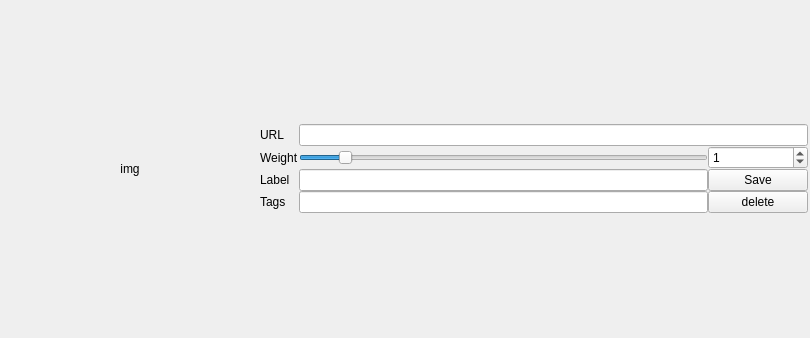
<?xml version="1.0" encoding="UTF-8"?>
<ui version="4.0">
 <class>ImgInput</class>
 <widget class="QWidget" name="ImgInput">
  <property name="geometry">
   <rect>
    <x>0</x>
    <y>0</y>
    <width>810</width>
    <height>338</height>
   </rect>
  </property>
  <property name="windowTitle">
   <string>Form</string>
  </property>
  <layout class="QGridLayout" name="gridLayout_2">
   <property name="leftMargin">
    <number>2</number>
   </property>
   <property name="topMargin">
    <number>2</number>
   </property>
   <property name="rightMargin">
    <number>2</number>
   </property>
   <property name="bottomMargin">
    <number>2</number>
   </property>
   <property name="horizontalSpacing">
    <number>2</number>
   </property>
   <item row="0" column="0">
    <widget class="QLabel" name="lb_img">
     <property name="minimumSize">
      <size>
       <width>256</width>
       <height>0</height>
      </size>
     </property>
     <property name="text">
      <string>img</string>
     </property>
     <property name="alignment">
      <set>Qt::AlignmentFlag::AlignCenter</set>
     </property>
    </widget>
   </item>
   <item row="0" column="1">
    <layout class="QGridLayout" name="lo_grid">
     <item row="1" column="1">
      <widget class="QSlider" name="hsl_w">
       <property name="maximum">
        <number>10</number>
       </property>
       <property name="value">
        <number>1</number>
       </property>
       <property name="orientation">
        <enum>Qt::Orientation::Horizontal</enum>
       </property>
      </widget>
     </item>
     <item row="2" column="0">
      <widget class="QLabel" name="lb_label">
       <property name="text">
        <string>Label</string>
       </property>
      </widget>
     </item>
     <item row="1" column="2">
      <widget class="QSpinBox" name="spin_w">
       <property name="minimumSize">
        <size>
         <width>100</width>
         <height>0</height>
        </size>
       </property>
       <property name="maximum">
        <number>10</number>
       </property>
       <property name="value">
        <number>1</number>
       </property>
      </widget>
     </item>
     <item row="3" column="2">
      <widget class="QPushButton" name="bt_delete">
       <property name="text">
        <string>delete</string>
       </property>
       <property name="shortcut">
        <string notr="true"/>
       </property>
      </widget>
     </item>
     <item row="3" column="1">
      <widget class="QLineEdit" name="le_tag"/>
     </item>
     <item row="0" column="0">
      <widget class="QLabel" name="__lb_url">
       <property name="text">
        <string>URL</string>
       </property>
      </widget>
     </item>
     <item row="0" column="1" colspan="2">
      <widget class="QLineEdit" name="le_url"/>
     </item>
     <item row="3" column="0">
      <widget class="QLabel" name="__lb_tag">
       <property name="text">
        <string>Tags</string>
       </property>
      </widget>
     </item>
     <item row="2" column="1">
      <widget class="QLineEdit" name="le_label"/>
     </item>
     <item row="1" column="0">
      <widget class="QLabel" name="__lb_w">
       <property name="text">
        <string>Weight</string>
       </property>
      </widget>
     </item>
     <item row="2" column="2">
      <widget class="QPushButton" name="bt_save">
       <property name="text">
        <string>Save</string>
       </property>
       <property name="shortcut">
        <string notr="true"/>
       </property>
      </widget>
     </item>
    </layout>
   </item>
  </layout>
 </widget>
 <tabstops>
  <tabstop>le_url</tabstop>
  <tabstop>hsl_w</tabstop>
  <tabstop>spin_w</tabstop>
 </tabstops>
 <resources/>
 <connections>
  <connection>
   <sender>hsl_w</sender>
   <signal>valueChanged(int)</signal>
   <receiver>spin_w</receiver>
   <slot>setValue(int)</slot>
   <hints>
    <hint type="sourcelabel">
     <x>475</x>
     <y>133</y>
    </hint>
    <hint type="destinationlabel">
     <x>709</x>
     <y>135</y>
    </hint>
   </hints>
  </connection>
  <connection>
   <sender>spin_w</sender>
   <signal>valueChanged(int)</signal>
   <receiver>hsl_w</receiver>
   <slot>setValue(int)</slot>
   <hints>
    <hint type="sourcelabel">
     <x>709</x>
     <y>135</y>
    </hint>
    <hint type="destinationlabel">
     <x>537</x>
     <y>139</y>
    </hint>
   </hints>
  </connection>
  <connection>
   <sender>bt_delete</sender>
   <signal>clicked()</signal>
   <receiver>ImgInput</receiver>
   <slot>deleteLater()</slot>
   <hints>
    <hint type="sourcelabel">
     <x>709</x>
     <y>288</y>
    </hint>
    <hint type="destinationlabel">
     <x>646</x>
     <y>37</y>
    </hint>
   </hints>
  </connection>
 </connections>
</ui>
